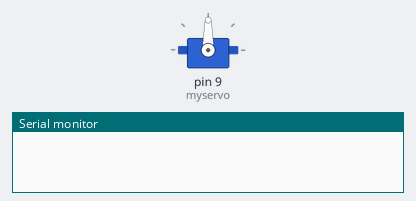
Simulated run of this sketch. Board: Arduino Uno, built with avr-gcc and run on an emulated ATmega328P. Parts: servo, the last lines printed to the serial monitor.

Above: at 0.1 s.
At 4.1 s:
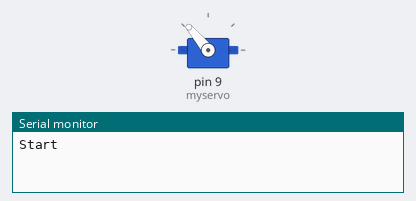
At 7.1 s:
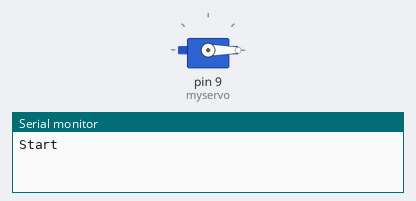
Timing chart, 0 to 8.6 s (numbered marks = the images above):
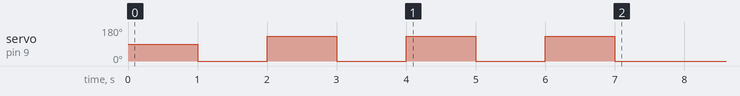

The sketch:

servo_degree.ino
```cpp
int a=130;
#include <Servo.h>
Servo myservo;
void setup() {
  // put your setup code here, to run once:
Serial.begin(9600);
 myservo.attach(9);
delay(1000);
Serial.println("Start");
     myservo.write(0);
    delay(1000);
    myservo.write(a);
    delay(1000);
    myservo.write(0);
    delay(1000);
    myservo.write(a);
    delay(1000);
    myservo.write(0);
    delay(1000);
    myservo.write(a);
    delay(1000);
    myservo.write(0);
    delay(1000);
}

void loop() {
  // put your main code here, to run repeatedly:

}
```
